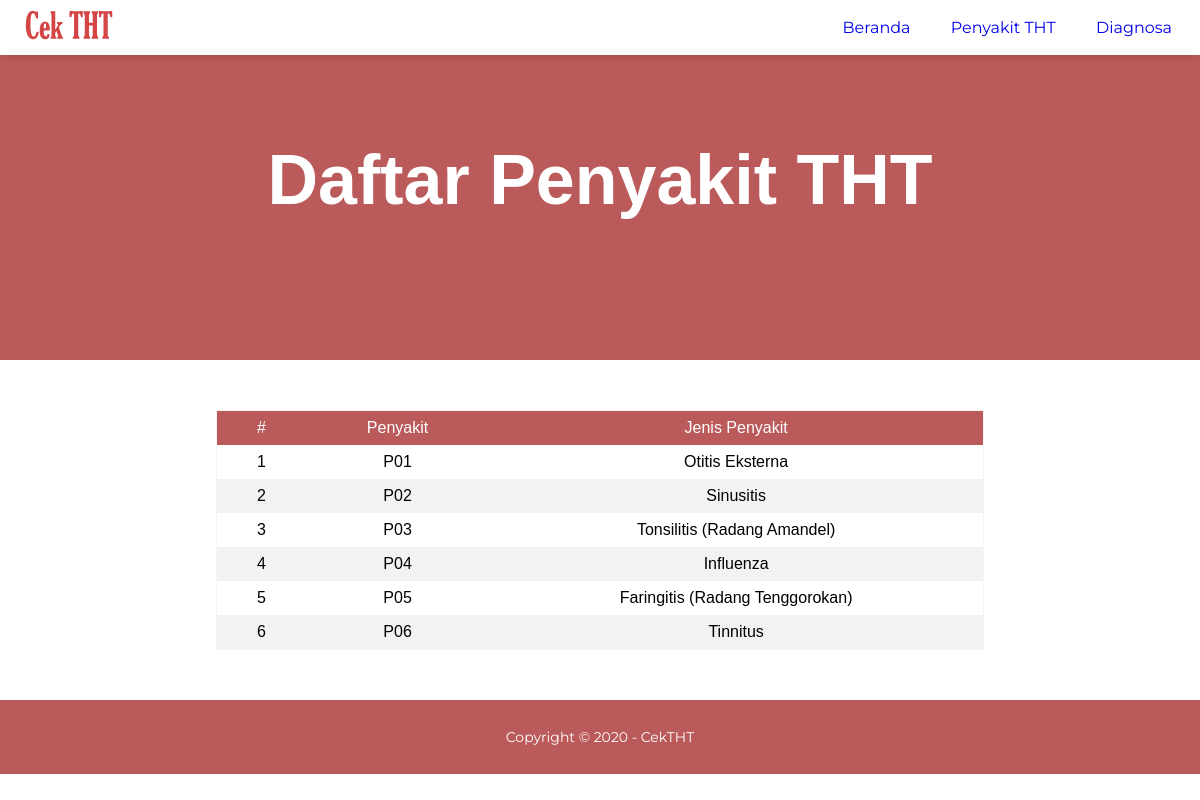
Page /daftarpenyakit.php on the committed database.
### tables this page shows
CREATE TABLE `tb_penyakit` (
  `id_penyakit` varchar(10) NOT NULL,
  `nama_penyakit` varchar(100) NOT NULL
);

### daftarpenyakit.php (the view, shortened to what this page needs)
<?php
include('koneksi.php');
?>
<!DOCTYPE html>
<html lang="en">
<head>
    <link rel="stylesheet" href="assets/css/style.css">
</head>
<body>
    <header>
        <div class="logo">
            <img src="assets/images/logo.png" alt="Logo">
        </div>
        <nav class="menu">
            <ul>
                <li><a href="index.php">Beranda</a></li>
                <li><a href="daftarpenyakit.php">Penyakit THT</a></li>
                <li><a href="diagnosa.php">Diagnosa</a></li>
            </ul>
        </nav>
    </header>
    <main>
        <div class="content">
            <div id="home" class="home">
                <h1 class="tittle">Daftar Penyakit THT</h1>
            </div>
            <div class="container">
                <table class="table table-striped table1">
                    <thead>
                        <tr>
                            <th scope="col">#</th>
                            <th scope="col">Penyakit</th>
                            <th scope="col">Jenis Penyakit</th>
                        </tr>
                    </thead>
                    <?php
                        $queri="Select * From tb_penyakit";
                        $hasil=mysqli_query ($konek_db,$queri);
                        $id = 0;
                        while ($penyakit = mysqli_fetch_array ($hasil)){
                                    $id++;
                                    echo "
                                            <tr>
                                            <td>".$id."</td>
                                            <td>".$penyakit[0]."</td>
                                            <td>".$penyakit[1]."</td>
                                        </tr>
                                    ";
                                    }
                    ?>
                </table>
            </div>
        </div>
    </main>
    <footer>
        <p>Copyright &#169; 2020 - CekTHT </p>
    </footer>
</body>
</html>

### assets/css/style.css (style rules this page uses)
html { scroll-behavior: smooth; }
* { box-sizing: border-box; margin: 0; padding: 0; }
body { font-family: 'Montserrat', sans-serif; }
header { background-color: white; overflow: hidden; position: fixed; z-index: 3; width: 100%; height: 55px; box-shadow: 0 2px 8px -2px rgba(0,0,0,.2); }
.logo { float: left; margin-left: 20px; }
.menu { float: right; padding: 18px 10px; }
.menu li { list-style-type: none; display: inline-block; }
.menu li a { text-decoration: none; font-size: 16px; text-align: center; padding: 18px; }
.content { width: 100%; }
.container { margin: auto; width: 80%; display: flex; flex-direction: column; justify-content: center; }
.home { background-color: #bb5a5a; text-align: center; padding: 120px 80px; color: white; }
.home h1 { padding: 20px; font-size: 70px; font-weight: bold; }
.tittle { font-family: sans-serif; text-align: center; padding: 20px; font-size: 20px; }
footer { background-color: #bb5a5a; text-align: center; padding: 18px; color: white; font-size: 14px; }
.profil label, p { padding: 10px; }
.container .table1 { margin: 50px auto; align-items: center; font-family: sans-serif; border-collapse: collapse; width: 80%; border: 1px solid #f2f5f7; }
.container .table1 tr th { background: #bb5a5a; color: #fff; font-weight: normal; }
.container .table1, th, td { padding: 8px 20px; text-align: center; }
.container .table1 tr:nth-child(even) { background-color: #f2f2f2; }

### rows in the picture
tb_penyakit: id_penyakit "P01", nama_penyakit "Otitis Eksterna"
tb_penyakit: id_penyakit "P02", nama_penyakit "Sinusitis"
tb_penyakit: id_penyakit "P03", nama_penyakit "Tonsilitis (Radang Amandel)"
tb_penyakit: id_penyakit "P04", nama_penyakit "Influenza"
tb_penyakit: id_penyakit "P05", nama_penyakit "Faringitis (Radang Tenggorokan)"
tb_penyakit: id_penyakit "P06", nama_penyakit "Tinnitus"
